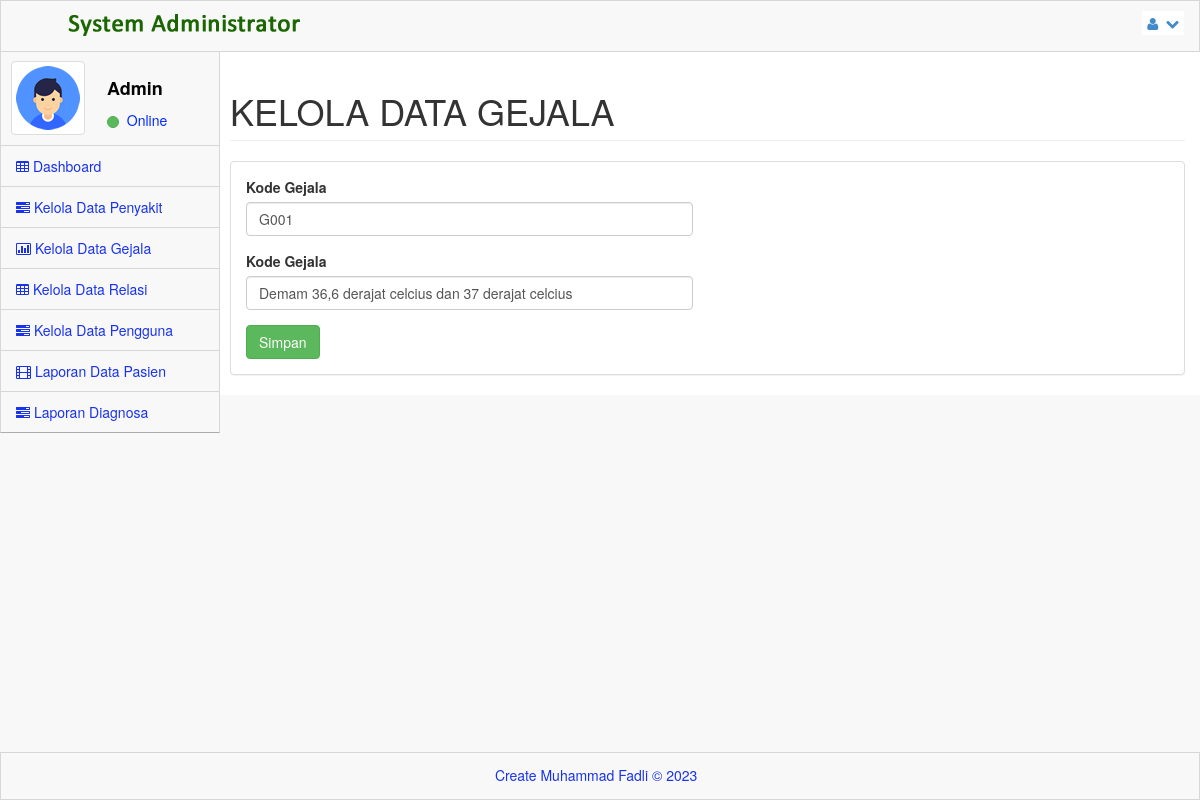
The app's page /profiadmin/edit_gejala.php?id=37 (signed in) with its own data.
### tables this page shows
CREATE TABLE `gejala` (
  `id_gejala` int(10) NOT NULL,
  `kd_gejala` char(4) NOT NULL DEFAULT '',
  `nm_gejala` varchar(300) DEFAULT NULL
);

### profiadmin/edit_gejala.php (the view, shortened to what this page needs)
<?php
include("../koneksi.php");
if (isset($_SESSION['nama']))
{
?>
<!DOCTYPE html>
<html lang="en">
<head>
  <link rel="stylesheet" href="assets/plugins/bootstrap/css/bootstrap.css" />
  <link rel="stylesheet" href="assets/css/main.css" />
  <link rel="stylesheet" href="assets/css/MoneAdmin.css" />
  <link rel="stylesheet" href="assets/plugins/Font-Awesome/css/font-awesome.css" />
</head>
<body class="padTop53 " >
  <div id="wrap">
     <div id="top">
        <nav class="navbar navbar-inverse navbar-fixed-top " style="padding-top: 10px;">
           <header class="navbar-header"><a href="../profiadmin/" class="navbar-brand"><img src="assets/img/logo.png" alt="" /></a></header>
           <ul class="nav navbar-top-links navbar-right">
              <li class="dropdown">
                <a class="dropdown-toggle" data-toggle="dropdown" href="#"><i class="icon-user "></i>&nbsp; <i class="icon-chevron-down "></i></a>
              </li>
           </ul>
        </nav>
      </div>
    <div id="left">
      <div class="media user-media well-small">
         <a class="user-link" href="../profiadmin/"><img class="media-object img-thumbnail user-img" alt="User Picture" src="assets/img/user.gif" /></a><br />
         <div class="media-body">
            <h5 class="media-heading">Admin</h5>
            <ul class="list-unstyled user-info">
               <li><a class="btn btn-success btn-xs btn-circle" style="width: 10px;height: 12px;"></a>&nbsp;&nbsp;Online</li>
            </ul>
        </div><br />
      </div>
      <ul id="menu" class="collapse">
        <li class="panel"><a href="../profiadmin/" ><i class="icon-table"></i>&nbsp;Dashboard&nbsp;</a></li>
        <li><a href="kelola_penyakit.php"><i class="icon-tasks"></i>&nbsp;Kelola Data Penyakit&nbsp;</a></li>
        <li><a href="kelola_gejala.php"><i class="icon-bar-chart"></i>&nbsp;Kelola Data Gejala&nbsp;</a></li>
        <li><a href="kelola_relasi.php"><i class="icon-table"></i>&nbsp;Kelola Data Relasi&nbsp;</a></li>
        <li><a href="kelola_user.php"><i class="icon-tasks"></i>&nbsp;Kelola Data Pengguna&nbsp;</a></li>
        <li><a href="laporan_pasien.php"><i class="icon-film"></i>&nbsp;Laporan Data Pasien&nbsp;</a></li>
        <li><a href="laporan_diagnosa.php"><i class="icon-tasks"></i>&nbsp;Laporan Diagnosa&nbsp;</a></li>
	  </ul>
    </div>
       <div id="content">
          <div class="inner">
             <div class="row">
                <div class="col-lg-12">
                    <h1 class="page-header">KELOLA DATA GEJALA</h1>
                </div>
            </div>
            <div class="row">
                <div class="col-lg-12">
                    <div class="panel panel-default">
                        <div class="panel-body">
                            <div class="row">
                                <div class="col-lg-6">
                                 <?php
								  $query = "SELECT * FROM `gejala` WHERE `id_gejala` = '".$_REQUEST['id']."' ORDER BY `id_gejala`";
								  $result = mysqli_query($koneksi,$query);
	                              $data = mysqli_fetch_array($result)
								?>
                                <form role="form" method="post" action="ubah_gejala.php?id=<?php echo $data['id_gejala']?>">
									<div class="form-group">
                                        <label>Kode Gejala</label>
                                        <input class="form-control" value="<?php echo $data['kd_gejala']?>" name="kdgejala">
                                    </div>
                                    <div class="form-group">
                                        <label>Kode Gejala</label>
                                        <input class="form-control" value="<?php echo $data['nm_gejala']?>" name="nmgejala">
                                    </div>
                                    <button type="submit" class="btn btn-success" name="submit">Simpan</button>
                                </div>
                          </div>
                       </div>
                    </div>
                 </div>
              </div>
            </div>
         </div>
      </div>
    <div id="footer">
    <p>Create Muhammad Fadli &copy;&nbsp;2023 &nbsp;</p>
    </div>
</body>
</html>
<?php
}
?>

### profiadmin/assets/css/main.css (style rules this page uses)
#wrap { margin: 0 auto; }
#footer { height: 48px; background-color: #222222; }
@media (min-width: 768px) { html, body { height: 100%; } }
@media (min-width: 768px) { #wrap { height: auto !important; height: 100%; min-height: 100%; padding: 0 0 48px; margin-bottom: -48px; } }
body.padTop53 { padding-top: 75px; overflow: visible; }
@media (min-width: 802px) { body.padTop53 { padding-top: 51px; } }
#wrap:before, #top:before, .head:before, #footer:before, #wrap:after, #top:after, .head:after, #footer:after { display: table; content: " "; }
#wrap:after, #top:after, .head:after, #footer:after { clear: both; }
#wrap { background-color: #f8f8f8; }
@media (min-width: 768px) { #left { position: relative; float: left; width: 100px; } }
@media (min-width: 768px) { #content { margin-left: 100px; } }
@media (min-width: 768px) { #left { margin-bottom: -10px; } }
@media (min-width: 992px) { #left { width: 220px; } }
@media (min-width: 992px) { #content { margin-left: 220px; } }
#top .navbar { margin-bottom: 0; border:1px solid rgb(216, 215, 215); background-color:#f8f8f8; }
#top .navbar-brand { padding: 0; }
.user-media { display: none; color:#0029FF; border-right:1px solid rgb(216, 215, 215); border-left:1px solid rgb(216, 215, 215); }
@media (min-width: 768px) { .user-media { display: block; } }
@media (min-width: 768px) { .user-media .media-body { display: none; } }
@media (min-width: 768px) { .user-media .user-link { position: relative; display: block; margin-right: auto; margin-left: auto; } }
@media (min-width: 768px) { .user-media .user-link .user-img { margin: 10px auto; } }
@media (min-width: 992px) { .user-media .user-link { float: left; } }
@media (min-width: 992px) { .user-media .user-link .user-img { margin: 10px; } }
@media (min-width: 992px) { .user-media .media-body { display: block; float: left; margin-left: 12px; } }
@media (min-width: 992px) { .user-media .media-body h5.media-heading { font-size: 18px; padding-top: 8px; margin-bottom: 11px; color: #050505; font-weight: bolder; } }
#menu { position: relative; overflow: hidden; border-right:1px solid rgb(216, 215, 215); border-left:1px solid rgb(216, 215, 215); background-color:#f8f8f8; border-bottom: 1px solid rgba(0, 0, 0, 0.3); -webkit-box-shadow: 0 1px 0 rgba(255, 255, 255, 0.05); box-shadow: 0 1px 0 rgba(255, 255, 255, 0.05); }
#menu, #menu ul { padding: 0; margin: 0; list-style: none; }
@media (min-width: 768px) { #menu.collapse { display: inherit !important; } }
#menu > li { position: relative; display: block; margin: 0; border-width: 0; border-radius: 0; }
#menu > li > a { position: relative; display: block; padding: 10px 15px; color: #1933EC; border-top:1px solid rgb(216, 215, 215); }
#menu > li.panel { background-color: transparent; }
#menu li > a { text-decoration: none; }
@media (min-width: 768px) { .mini-sidebar #menu > li > a, #menu > li > a { text-align: center; } }
@media (min-width: 768px) { .mini-sidebar #menu > li > a > i, #menu > li > a > i { display: block; font-size: 20px; } }
@media (min-width: 768px) { #menu:after, .mini-sidebar #menu:after { position: absolute; top: 0; right: 0; bottom: 0; left: 0; display: block; width: 0; -webkit-box-shadow: 97px 1px 5px 2px rgba(0, 0, 0, 0.6); box-shadow: 97px 1px 5px 2px rgba(0, 0, 0, 0.6); } }
@media (min-width: 992px) { #menu > li > a { text-align: left; } }
@media (min-width: 992px) { #menu > li > a > i { display: inline; font-size: 14px; } }
@media (min-width: 992px) { #menu:after { -webkit-box-shadow: 217px 1px 5px 2px rgba(0, 0, 0, 0.6); box-shadow: 217px 1px 5px 2px rgba(0, 0, 0, 0.6); } }
#content { -webkit-transition: margin 0.4s; transition: margin 0.4s; }
.inner { position: relative; min-height: 1px; padding-right: 15px; padding-left: 10px; background: #fff; border: 0px solid #e4e4e4; }
@media (min-width: 768px) { .inner { float: left; width: 100%; } }
.inner .row { margin-right: -15px; margin-left: -15px; }
#footer { margin: 0 auto; color: #1933EC; background-color:#f8f8f8; border:1px solid rgb(216, 215, 215); }
#footer p { padding: 12px 0 0; text-align: center; }
.btn-circle { width: 40px; height: 40px; padding: 8px 10px; border-radius: 500px; }
.btn-circle.btn-xs { width: 20px; height: 20px; padding: 0 5px; }

### records on screen
gejala: kdgejala "G001", nmgejala "Demam 36,6 derajat celcius dan 37 derajat celcius"
